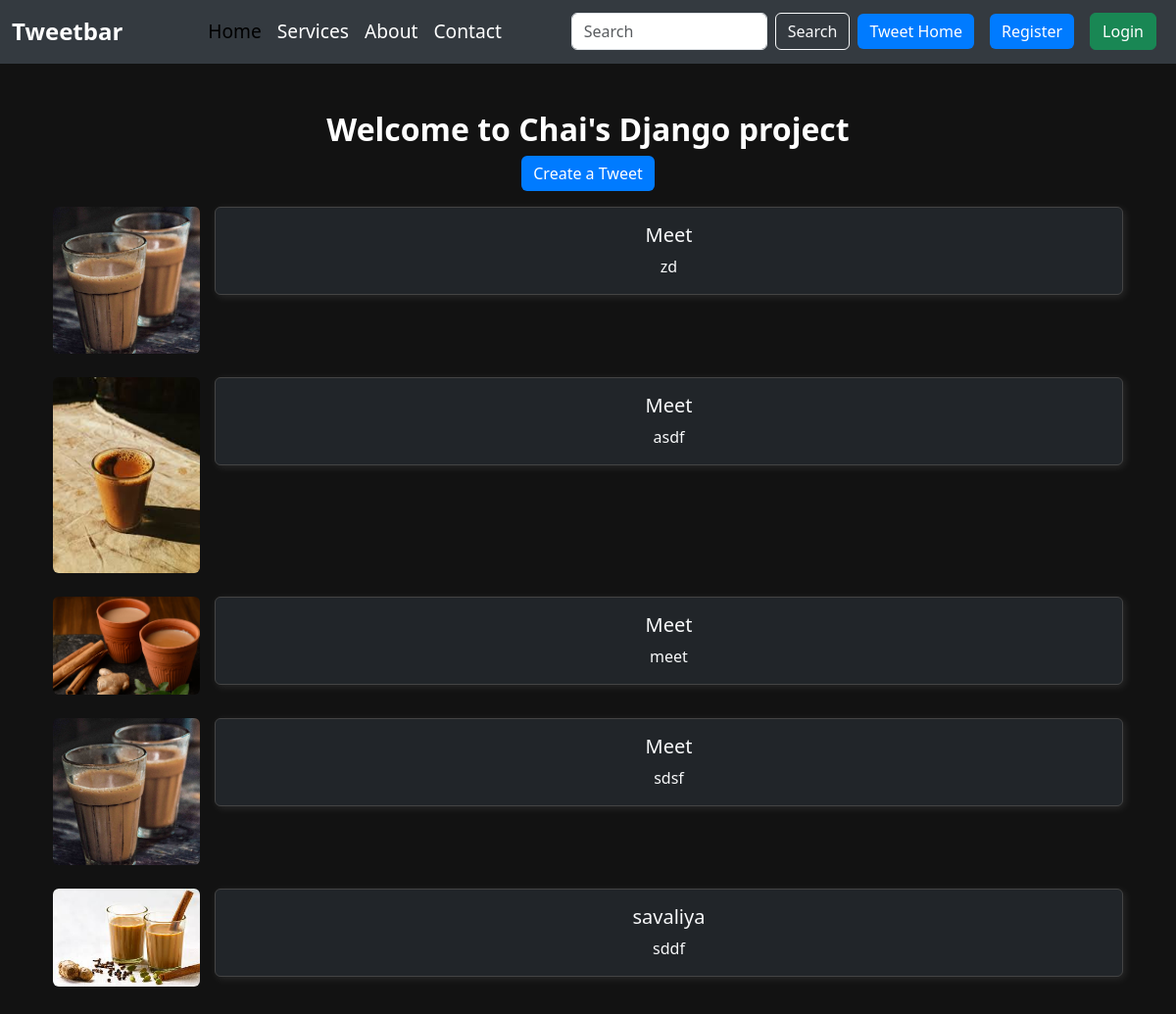
Screenshot of /tweet/ with the database file from the repository.
### tweet/models.py (models this page shows, shortened)
class Tweet(models.Model):
        user = models.ForeignKey(User, on_delete=models.CASCADE)
        text = models.TextField(max_length=240)
        photo = models.ImageField(upload_to='photos/',blank=True,null=True)
        created_at = models.DateField(auto_now_add=True)
        updated_at = models.DateTimeField(auto_now=True)

### tweet/views.py (the view)
# urls.py: path('', views.tweet_list, name='tweet_list'),
def tweet_list(request):
    tweets = Tweet.objects.all().order_by('-created_at')
    return render(request, 'tweet_list.html', {'tweets': tweets})

### tweet/templates/tweet_list.html (shortened to what this page needs)
{% extends "layout.html" %}
{% block content %}
<h1 class="text-center text-white">Welcome to Chai's Django project</h1>
<a class="btn btn-primary mb-3" href="{% url 'tweet_create' %}">Create a Tweet</a>
<div class="container">
    <div class="row">
        {% for tweet in tweets %}
        <div class="col-md-12 d-flex align-items-start mb-4">
            <img src="{{ tweet.photo.url }}" class="img-fluid rounded" style="width: 150px; height: auto; margin-right: 15px;" alt="Tweet Photo">
            <div class="card bg-dark text-light p-3 flex-grow-1">
                <h5 class="card-title">{{ tweet.user.username }}</h5>
                <p class="card-text">{{ tweet.text }}</p>
            </div>
        </div>
        {% endfor %}
    </div>
</div>
{% endblock %}

### templates/layout.html (shortened to what this page needs)
{% load static %}
<!DOCTYPE html>
<html lang="en" data-bs-theme="light">
<head>
    <link href="https://cdn.jsdelivr.net/npm/bootstrap@5.3.3/dist/css/bootstrap.min.css"
          rel="stylesheet"
>
</head>
<body>
    <nav class="navbar navbar-expand-lg">
        <div class="container-fluid">
            <a class="navbar-brand" href="#">Tweetbar</a>
            <div class="collapse navbar-collapse" id="navbarSupportedContent">
                <ul class="navbar-nav mx-auto">
                    <li class="nav-item">
                        <a class="nav-link active" href="#">Home</a>
                    </li>
                    <li class="nav-item">
                        <a class="nav-link" href="#">Services</a>
                    </li>
                    <li class="nav-item">
                        <a class="nav-link" href="#">About</a>
                    </li>
                    <li class="nav-item">
                        <a class="nav-link" href="#">Contact</a>
                    </li>
                </ul>
                <form class="d-flex">
                    <input class="form-control me-2 search-box" type="search" placeholder="Search" aria-label="Search">
                    <button class="btn btn-outline-light" type="submit">Search</button>
                </form>
                <a href="{% url 'tweet_list' %}" class="btn btn-primary mx-2">Tweet Home</a>
{% if user.is_authenticated %}
<form method="post" action="{% url 'logout' %}">
    {% csrf_token %}
    <button class="btn btn-danger" type="submit">Logout</button>
</form>
                {% else %}
                <a href="{% url 'register' %}" class="btn btn-primary mx-2">Register</a>
                <a href="{% url 'login' %}" class="btn btn-success mx-2">Login</a>
                {% endif %}
            </div>
        </div>
    </nav>
    <div class="container py-5">
        {% block content %}
        {% endblock %}
    </div>
</body>
</html>

### templates/layout.html (style rules this page uses)
body { background-color: #121212; color: white; text-align: center; }
.navbar { background-color: #343a40; }
.navbar-brand { color: #ffffff; font-size: 1.5rem; font-weight: bold; }
.navbar-nav .nav-link { color: #ffffff; font-size: 1.2rem; padding: 10px 15px; }
.search-box { width: 200px; }

### tweet/templates/tweet_list.html (style rules this page uses)
body { background-color: #121212; color: white; }
h1 { font-size: 2rem; font-weight: bold; }
.btn-primary { background-color: #007bff; border: none; }
.card { border: 1px solid #444; box-shadow: 2px 2px 8px rgba(255, 255, 255, 0.1); }

### rows the page displays
Tweet: photo (picture), user.username "Meet", text "zd"
Tweet: photo (picture), user.username "Meet", text "asdf"
Tweet: photo (picture), user.username "Meet", text "meet"
Tweet: photo (picture), user.username "Meet", text "sdsf"
Tweet: photo (picture), user.username "savaliya", text "sddf"
